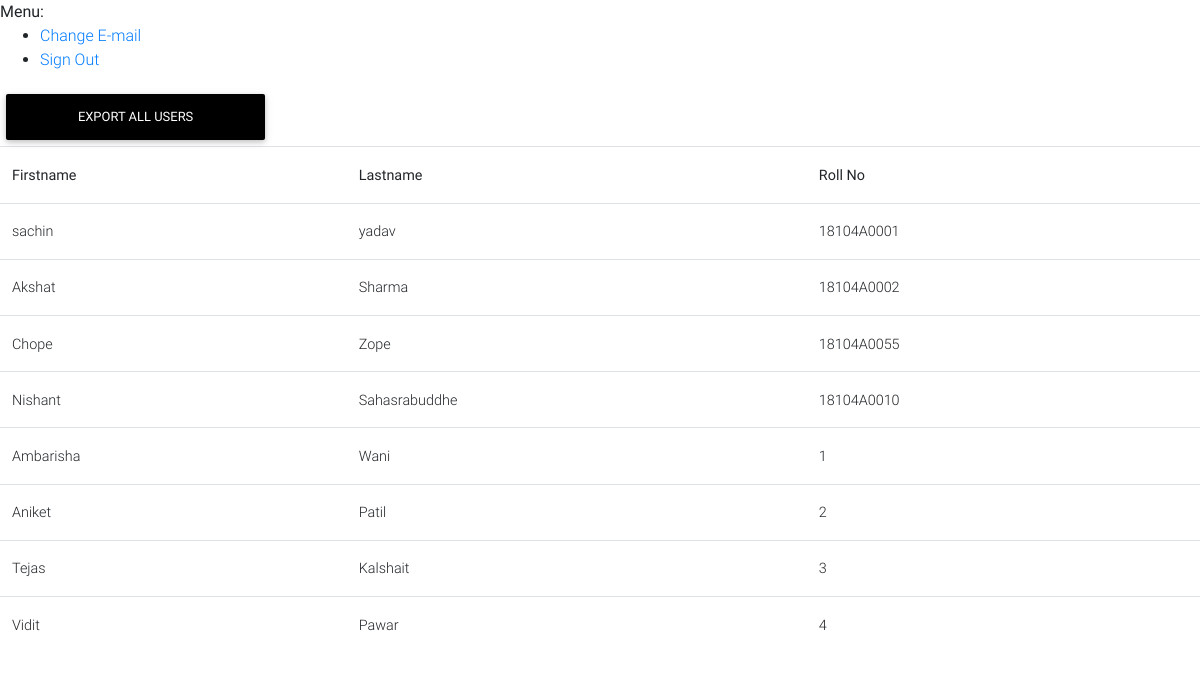
Screenshot of /detailed/1/1 (signed in) with the database file from the repository.
### addentance/models.py (models this page shows, shortened)
class Attendance(models.Model):
    student  = models.ForeignKey('Student',on_delete=models.CASCADE,blank=True, null=True)
    subject = models.ForeignKey('Subject',on_delete=models.SET_NULL,blank=True, null=True)
    detailed_attendance = models.ManyToManyField('AttendanceTimestamp',blank=True)
    not_attended = models.IntegerField(default=0)
    total = models.IntegerField(default=0)

class Student(models.Model):
    first_name  = models.CharField(max_length = 100)
    last_name  = models.CharField(max_length = 100)
    roll_no  = models.CharField(max_length = 100)

### addentance/views.py (the view)
# urls.py: path('detailed/<class_pk>/<subject_pk>', views.DetailedAttendance.as_view(), name="detailed-attendance"),
class DetailedAttendance(LoginRequiredMixin,View):
    def get(self,request,class_pk,subject_pk,*args,**kwargs):
        class_ = Class.objects.get(pk=class_pk)
        teacher = Teacher.objects.get(user= request.user)
        subject = Subject.objects.get(pk=subject_pk)
        if isTeacher(class_,teacher,subject):
            attendances = []
            for student in class_.students.all():
                attend = Attendance.objects.get(student =student,subject=subject)
                attendances.append(attend)
            context = {
                'attendance':attendances,
                'class':class_,
                'subject':subject,
                'last_attendance':attend,
            }
            return render(request,"detailed_atendance.html", context)
        else:
            return redirect('home') #render a error 404 not found template

### addentance/views.py (called while the page is built)
def isTeacher(class_,teacher,subject):
        try:
            teacher_dets  = Teacher_Detail.objects.get(teacher=teacher, subject=subject)
        except:
            teacher_dets = None
        if teacher_dets is not None:
            for class__ in teacher_dets.classes.all():
                if class_==class__:
                        return True
        return False

### templates/detailed_atendance.html (shortened to what this page needs)
{% extends 'base.html' %}
{% block content %}
                <a href="{% url 'export_users_csv' class_pk=class.pk subject_pk=subject.pk %}" class="btn btn-black" style="width:20em">Export all users</a>
                <div class="table-responsive">
                <table class="table table-hover">
                    <tr>
                        <th>Firstname</th>
                        <th>Lastname</th>
                        <th>Roll No</th>
                    </tr>
            {% for student in attendance %}
                <tr>
                    <td>{{student.student.first_name}}</td>
                    <td>{{student.student.last_name}}</td>
                    <td>{{student.student.roll_no}}</td>
                </tr>
            {% endfor %}
                </table>
                </div>
{% endblock content %}

### templates/base.html (style rules this page uses)
html, body, header, .carousel { height: 60vh; }

### rows the page displays
Attendance: student.first_name "sachin", student.last_name "yadav", student.roll_no "18104A0001"
Attendance: student.first_name "Akshat", student.last_name "Sharma", student.roll_no "18104A0002"
Attendance: student.first_name "Chope", student.last_name "Zope", student.roll_no "18104A0055"
Attendance: student.first_name "Nishant", student.last_name "Sahasrabuddhe", student.roll_no "18104A0010"
Attendance: student.first_name "Ambarisha", student.last_name "Wani", student.roll_no "1"
Attendance: student.first_name "Aniket", student.last_name "Patil", student.roll_no "2"
Attendance: student.first_name "Tejas", student.last_name "Kalshait", student.roll_no "3"
Attendance: student.first_name "Vidit", student.last_name "Pawar", student.roll_no "4"
